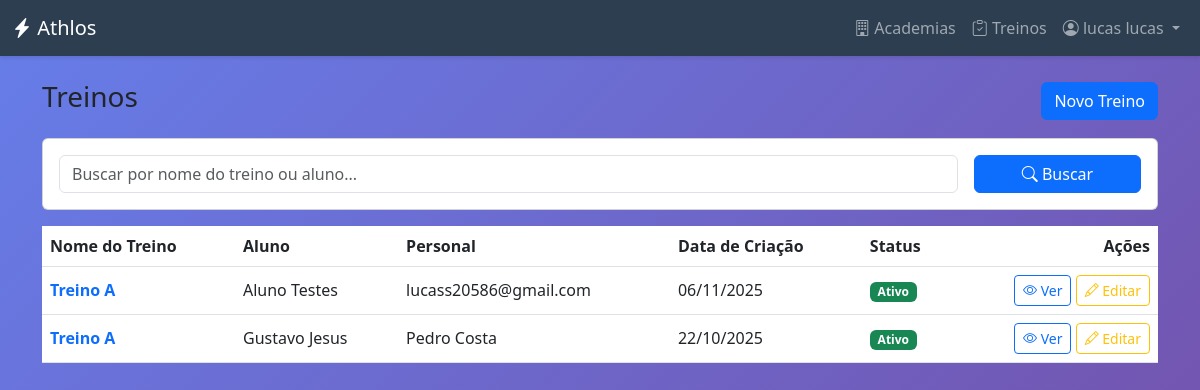
The page /treinos/ (signed in) on the database its author committed.
### usuarios/models.py (models this page shows, shortened)
class CustomUser(AbstractUser):
    class TipoUsuario(models.TextChoices):
        ADMIN_SISTEMA = "ADMIN_SISTEMA", "Admin do Sistema"
        ADMIN_ACADEMIA = "ADMIN", "Admin da Academia"
        PERSONAL_TRAINER = "PERSONAL", "Personal Trainer"
        ALUNO = "ALUNO", "Aluno"
    email = models.EmailField(unique=True, verbose_name="Endereço de e-mail")
    user_type = models.CharField(
        max_length=20,
        choices=TipoUsuario.choices,
        default=TipoUsuario.ALUNO,
        verbose_name="Tipo de Usuário",
    )
    academia = models.ForeignKey(
        "academias.Academia",
        on_delete=models.SET_NULL,
        null=True,
        blank=True,
        verbose_name="Academia",
    )
    groups = models.ManyToManyField(
        Group,
        verbose_name="groups",
        blank=True,
        help_text=(
            "The groups this user belongs to. A user will get all permissions "
            "granted to each of their groups."
        ),
        related_name="customuser_groups",
        related_query_name="user",
    )
    user_permissions = models.ManyToManyField(
        Permission,
        verbose_name="user permissions",
        blank=True,
        help_text="Specific permissions for this user.",
        related_name="customuser_permissions",
        related_query_name="user",
    )
    USERNAME_FIELD = "email"
    REQUIRED_FIELDS = ["username", "first_name", "last_name"]

### treinos/models.py (models this page shows, shortened)
class Treino(models.Model):
    aluno = models.ForeignKey(
        Aluno,
        on_delete=models.CASCADE,
        related_name="treinos"
    )
    personal_criador = models.ForeignKey(
        PersonalTrainer,
        on_delete=models.SET_NULL,
        null=True,
        blank=True,
        related_name="treinos_criados"
    )
    nome_treino = models.CharField(max_length=50, verbose_name="Nome do Treino (Ex: Treino A)")
    data_criacao = models.DateTimeField(auto_now_add=True)
    ativo = models.BooleanField(default=True, verbose_name="É o treino atual?")
    exercicios = models.ManyToManyField(
        Exercicio,
        through='ItemTreino',
        verbose_name="Exercícios"
    )

### academias/models.py (models this page shows, shortened)
class Aluno(models.Model):
    user = models.OneToOneField(
        settings.AUTH_USER_MODEL,
        on_delete=models.CASCADE,
        primary_key=True,
        verbose_name="Usuário",
        limit_choices_to={"user_type": "ALUNO"},
    )
    personal_responsavel = models.ForeignKey(
        PersonalTrainer,
        on_delete=models.SET_NULL,
        null=True,
        blank=True,
        related_name="alunos",
        verbose_name="Personal Trainer Responsável",
    )
    academia = models.ForeignKey(
        Academia,
        on_delete=models.SET_NULL,
        null=True,
        blank=True,
        related_name="alunos",
        verbose_name="Academia",
    )
    data_nascimento = models.DateField(
        null=True, blank=True, verbose_name="Data de Nascimento"
    )
    objetivo = models.CharField(
        max_length=255, blank=True, null=True, verbose_name="Objetivo de Treino"
    )

class PersonalTrainer(models.Model):
    user = models.OneToOneField(
        settings.AUTH_USER_MODEL,
        on_delete=models.CASCADE,
        primary_key=True,
        verbose_name="Usuário",
        limit_choices_to={"user_type": "PERSONAL"},
    )
    cref = models.CharField(max_length=20, unique=True, verbose_name="CREF")
    especialidade = models.CharField(
        max_length=100, blank=True, null=True, verbose_name="Especialidade"
    )

### core/views.py (the view, shortened to what this page needs)
# urls.py: path("treinos/", views.treino_list, name="treino_list"),
@login_required
def treino_list(request):
    user = request.user
    if user.user_type in ["ADMIN", "ADMIN_SISTEMA"]:
        treinos = Treino.objects.all()
    elif user.user_type == "PERSONAL":
        try:
            personal = user.personaltrainer
            treinos = Treino.objects.filter(personal_criador=personal)
        except PersonalTrainer.DoesNotExist:
            treinos = Treino.objects.none()
    elif user.user_type == "ALUNO":
        try:
            aluno = user.aluno
            treinos = Treino.objects.filter(aluno=aluno)
        except Aluno.DoesNotExist:
            treinos = Treino.objects.none()
    else:
        treinos = Treino.objects.none()
    busca = request.GET.get("busca", "").strip()
    treinos = treinos.select_related("aluno__user", "personal_criador__user").order_by(
        "-data_criacao"
    )
    return render(request, "core/treinos/treino_list.html", {"treinos": treinos})

### core/templates/core/treinos/treino_list.html (shortened to what this page needs)
{% extends 'core/base.html' %}
{% block content %}
<div class="container py-4">
    <div class="d-flex justify-content-between align-items-center mb-3">
        <h3>Treinos</h3>
        <a href="{% url 'treino_create' %}" class="btn btn-primary">Novo Treino</a>
    </div>
    <div class="card card-body mb-3">
        <form method="get" class="row g-3">
            <div class="col-md-10">
                <input type="text" name="busca" class="form-control" placeholder="Buscar por nome do treino ou aluno..."
                    value="{{ request.GET.busca }}">
            </div>
            <div class="col-md-2">
                <button type="submit" class="btn btn-primary w-100">
                    <i class="bi bi-search"></i> Buscar
                </button>
            </div>
        </form>
    </div>
    {% if treinos %}
    <div class="table-responsive">
        <table class="table table-hover align-middle">
            <thead>
                <tr>
                    <th>Nome do Treino</th>
                    <th>Aluno</th>
                    <th>Personal</th>
                    <th>Data de Criação</th>
                    <th>Status</th>
                    <th class="text-end">Ações</th>
                </tr>
            </thead>
            <tbody>
                {% for t in treinos %}
                <tr>
                    <td>
                        <a href="{% url 'treino_detail' t.pk %}" class="text-decoration-none">
                            <strong>{{ t.nome_treino }}</strong>
                        </a>
                    </td>
                    <td>{{ t.aluno.user.get_full_name|default:t.aluno.user.email }}</td>
                    <td>
                        {% if t.personal_criador %}
                        {{ t.personal_criador.user.get_full_name|default:t.personal_criador.user.email }}
                        {% else %}
                        <span class="text-muted">—</span>
                        {% endif %}
                    </td>
                    <td>{{ t.data_criacao|date:"d/m/Y" }}</td>
                    <td>
                        {% if t.ativo %}
                        <span class="badge bg-success">Ativo</span>
                        {% else %}
                        <span class="badge bg-secondary">Inativo</span>
                        {% endif %}
                    </td>
                    <td class="text-end">
                        <a href="{% url 'treino_detail' t.pk %}" class="btn btn-sm btn-outline-primary">
                            <i class="bi bi-eye"></i> Ver
                        </a>
                        <a href="{% url 'treino_edit' t.pk %}" class="btn btn-sm btn-outline-warning">
                            <i class="bi bi-pencil"></i> Editar
                        </a>
                    </td>
                </tr>
                {% endfor %}
            </tbody>
        </table>
    </div>
    {% endif %}
</div>
{% endblock %}

### core/templates/core/base.html (shortened to what this page needs)
<!DOCTYPE html>
<html lang="pt-BR">
<head>
    <link href="https://cdn.jsdelivr.net/npm/bootstrap@5.3.0/dist/css/bootstrap.min.css" rel="stylesheet">
    <link rel="stylesheet" href="https://cdn.jsdelivr.net/npm/bootstrap-icons@1.10.0/font/bootstrap-icons.css">
</head>
<body>
    {% if user.is_authenticated %}
    <nav class="navbar navbar-expand-lg navbar-dark navbar-custom">
        <div class="container-fluid">
            <a class="navbar-brand" href="{% url 'dashboard' %}">
                <i class="bi bi-lightning-charge-fill"></i> Athlos
            </a>
            <div class="collapse navbar-collapse" id="navbarNav">
                <ul class="navbar-nav ms-auto">
                    {% if user.is_authenticated %}
                    {% if user.user_type == 'PERSONAL' %}
                    <li class="nav-item">
                        <a class="nav-link" href="{% url 'academia_list' %}">
                            <i class="bi bi-building"></i> Academias
                        </a>
                    </li>
                    <li class="nav-item">
                        <a class="nav-link" href="{% url 'aluno_list' %}">
                            <i class="bi bi-people"></i> Alunos
                        </a>
                    </li>
                    <li class="nav-item">
                        <a class="nav-link" href="{% url 'treino_list' %}">
                            <i class="bi bi-clipboard-check"></i> Treinos
                        </a>
                    </li>
                    {% elif user.user_type in 'ADMIN,ADMIN_SISTEMA' %}
                    <li class="nav-item">
                        <a class="nav-link" href="{% url 'academia_list' %}">
                            <i class="bi bi-building"></i> Academias
                        </a>
                    </li>
                    <li class="nav-item">
                        <a class="nav-link" href="{% url 'treino_list' %}">
                            <i class="bi bi-clipboard-check"></i> Treinos
                        </a>
                    </li>
                    {% endif %}
                    {% endif %}
                    <li class="nav-item dropdown">
                        <a class="nav-link dropdown-toggle" href="#" id="userDropdown" role="button"
                            data-bs-toggle="dropdown">
                            <i class="bi bi-person-circle"></i> {{ user.get_full_name }}
                        </a>
                    </li>
                </ul>
            </div>
        </div>
    </nav>
    {% endif %}
    <main>
        {% block content %}{% endblock %}
    </main>
</body>
</html>

### core/templates/core/base.html (style rules this page uses)
:root { --primary-color: #2c3e50; --secondary-color: #3498db; --success-color: #27ae60; --danger-color: #e74c3c; }
body { min-height: 100vh; background: linear-gradient(135deg, #667eea 0%, #764ba2 100%); }
.navbar-custom { background: var(--primary-color); box-shadow: 0 2px 4px rgba(0, 0, 0, .1); }

### rows shown on the page
CustomUser: get_full_name "lucas lucas"
Treino: nome_treino "Treino A", aluno.user.get_full_name "Aluno Testes", personal_criador.user.get_full_name "lucass20586@gmail.com", data_criacao "06/11/2025", ativo "Ativo"
Treino: nome_treino "Treino A", aluno.user.get_full_name "Gustavo Jesus", personal_criador.user.get_full_name "Pedro Costa", data_criacao "22/10/2025", ativo "Ativo"
